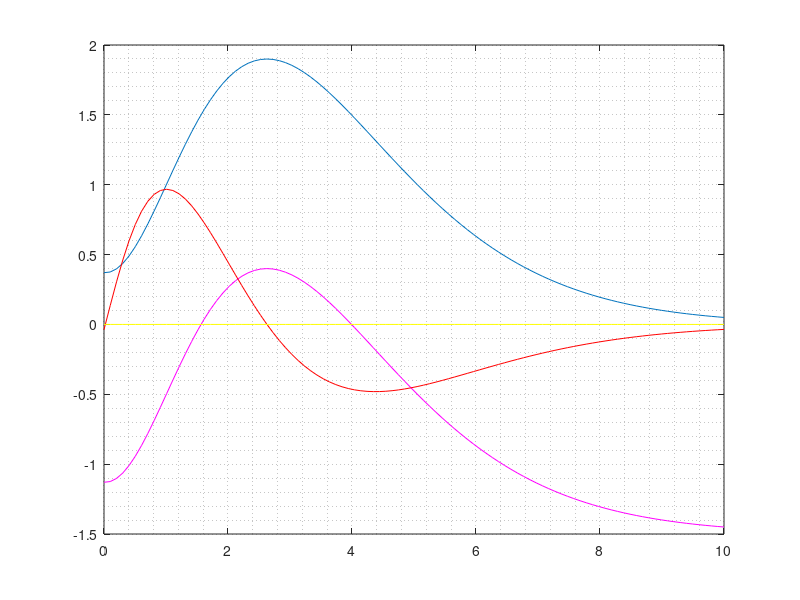

This chart was generated by the following MATLAB code: (Note: this script raises an error after producing the figure.)
#Guia 4 - Ejercicio 7
#--------------------

 E = @(t) ((t+1/3).^3+1/3).*e.^(-t)
 Ea = @(t) ((t+1/3).^3+1/3).*e.^(-t)-1.5  #E(t)=1.5 -> E(t)-1.5=0
 dE = @(t) (e.^(-t).*(3.*(t+1/3).^2-(t+1/3).^3-1/3))
 d3E = @(t) e.^(-t).*(6-1/3-18.*(t+1/3)+9.*(t+1/3).^2-(t+1/3).^3);
 #Grafica de E(t) y su primera derivada E'(t)
t=linspace(0,10,100);
plot(t,E(t))
hold on
plot(t,Ea(t),'m')
plot(t,dE(t),'r')
y=@(t) t.*0
grid minor
plot(t,y(t),'y')

#veo que las raíces aproximan a 2 y a 4
p0=1;
disp('El instante de tiempo donde se da la máxima tasa de crecimiento instantánea es:');
[pC, r_hC, itC, tC] = newtonRaphson(d2E, d3E, p0, maxit, tol);
pC
disp('El número de iteraciones realizadas para determinarlo:');
itC
